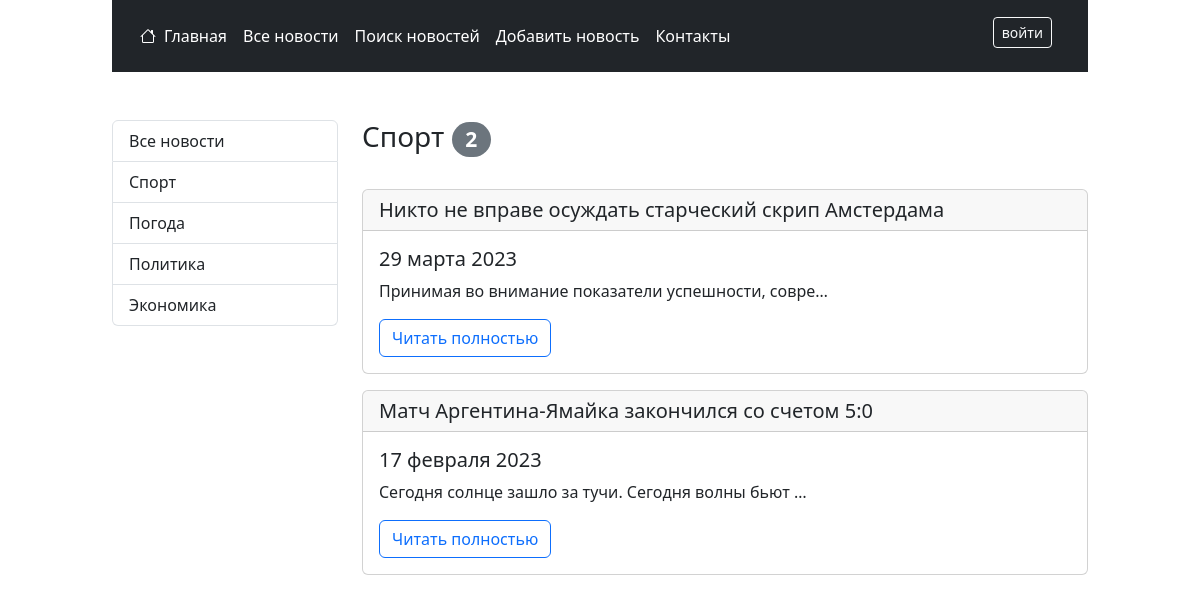
Screenshot of /news/1 with the database file from the repository.
### news/models.py (models this page shows, shortened)
class Category(models.Model):
    title = models.CharField(
        max_length=150, unique=True, null=False, help_text="Категория новостей"
    )
    subscribers = models.ManyToManyField(User)
    class Meta:
        verbose_name = "Категория"
        verbose_name_plural = "Категории"
    def __str__(self):
        return str(self.title)[:20]

class Post(models.Model):
    NEWS = "NWS"
    ARTICLE = "ART"
    CONTENT_TYPES = [
        (NEWS, "новость"),
        (ARTICLE, "статья"),
    ]
    title = models.CharField(max_length=255, null=False,
                             help_text="Заголовок новости")
    text = models.TextField(null=False, help_text="Текст новости")
    rating = models.IntegerField(default=0, help_text="Рейтинг новости")
    content_type = models.CharField(
        max_length=3,
        choices=CONTENT_TYPES,
        default=NEWS,
        help_text="Тип контента (новость/статья)",
    )
    created = models.DateTimeField(
        auto_now_add=True, help_text="Дата и время создания")
    author = models.ForeignKey("accounts.Author", on_delete=models.CASCADE)
    category = models.ManyToManyField(Category, through="PostCategory")
    class Meta:
        verbose_name = "Новость/статья"
        verbose_name_plural = "Новости/статьи"

### news/views.py (the view)
# urls.py: path('<int:category_pk>', PostList.as_view(), name = 'postListCategory'),
class PostList(ListView):
    model = Post
    template_name = 'news/postList.html'
    context_object_name = 'posts'
    paginate_by = PAGINATOR_RANGE
    def get_context_data(self, *, object_list=None, **kwargs):
        context = super().get_context_data(**kwargs)
        context['categories'] = Category.objects.all()
        if 'category_pk' in self.kwargs:
            context['current_category'] = Category.objects.get(
                pk=self.kwargs['category_pk'])
        return (context)
    def get_queryset(self):
        posts = Post.objects.all().order_by('-created')
        if 'category_pk' in self.kwargs:
            posts = posts.filter(category__pk=self.kwargs['category_pk'])
        return posts

### news/templatetags/my_tags.py (called while the page is built)
@register.filter(name="censor")
def censor(value):
    file_name = os.path.join(STATICFILES_DIRS[0], 'dictionaries', 'censor.txt')
    if not os.path.exists(file_name):
        return value
    with open(file_name, "r", encoding='utf8') as file:
        censor_dict = file.read().split(', ')
    for word in censor_dict:
        value = str(value).replace(word, '*'*3)
    return value

@register.inclusion_tag('news/tag_show_post.html')
def show_post(post):
    return {"post": post}

### news/templates/news/postList.html (shortened to what this page needs)
{% extends 'layout.html' %}
{% load my_tags %}
{% block content %}
{% load cache %}
    <main class="row my-5">
        {% cache 600 category_menu %}
            <div class="col-md-3">
                <ul class="list-group">
                    <a href="{% url 'postList' %}" class="list-group-item list-group-item-action" aria-current="true">
                        Все новости
                    </a>
                    {% for category in categories %}
                        <a href="{% url 'postList' %}{{ category.pk }}" class="list-group-item list-group-item-action" aria-current="true">
                            {{ category.title }}
                        </a>
                    {% endfor %}
                </ul>
            </div>
        {% endcache %}
        {% cache 60 category current_category.pk %}
            <div class="col-md-9">
                <div class='row justify-content-between align-items-center mb-4'>
                    <h3 class="col-auto">
                        {% if current_category %}
                            {{ current_category }}
                        {% else %}
                            Все новости
                        {% endif %}
                        <span class="badge rounded-pill text-bg-secondary">{{ posts|length }}</span>
                    </h3>
                </div>
                {% if posts %}
                    {% for post in posts %}
                        {% show_post post %}
                    {% endfor %}
                {% else %}
                    <h5 class='text-center my-5'>Новостей нет ....</h5>
                {% endif %}
            </div>
        {% endcache %}
    </main>
{% endblock content %}

### news/templates/news/tag_show_post.html
{% load my_tags %}
<div class="card mb-3">
    <h5 class="card-header">{{ post.title|censor }}</h5>
    <div class="card-body">
      <h5 class="card-title">{{ post.created|date:'d E Y' }}</h5>
      <p class="card-text">{{ post.text|censor|truncatechars:50 }}</p>
      <a href="{% url 'onePost' post.pk %}" class="btn btn-outline-primary">Читать полностью</a>
    </div>
</div>

### rows the page displays
Category: title "Спорт"
Category: title "Погода"
Category: title "Политика"
Category: title "Экономика"
Post: title|censor "Никто не вправе осуждать старческий скрип Амстердама", created "29 марта 2023", text|censor "Принимая во внимание показатели успешности, совре…"
Post: title|censor "Матч Аргентина-Ямайка закончился со счетом 5:0", created "17 февраля 2023", text|censor "Сегодня солнце зашло за тучи. Сегодня волны бьют …"

### other values shown
{{ posts|length }} "2"
